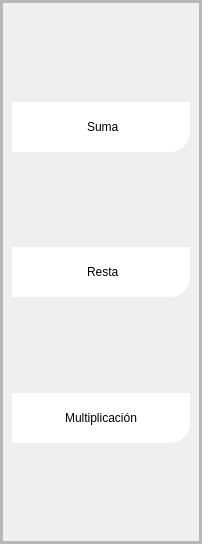
                     <widget class="QFrame" name="frame_7">
                      <property name="minimumSize">
                       <size>
                        <width>200</width>
                        <height>0</height>
                       </size>
                      </property>
                      <property name="frameShape">
                       <enum>QFrame::StyledPanel</enum>
                      </property>
                      <property name="frameShadow">
                       <enum>QFrame::Raised</enum>
                      </property>
                      <layout class="QVBoxLayout" name="verticalLayout_5">
                       <property name="spacing">
                        <number>0</number>
                       </property>
                       <property name="leftMargin">
                        <number>0</number>
                       </property>
                       <property name="topMargin">
                        <number>0</number>
                       </property>
                       <property name="rightMargin">
                        <number>0</number>
                       </property>
                       <property name="bottomMargin">
                        <number>0</number>
                       </property>
                       <item>
                        <widget class="QFrame" name="frame_9">
                         <property name="minimumSize">
                          <size>
                           <width>200</width>
                           <height>0</height>
                          </size>
                         </property>
                         <property name="maximumSize">
                          <size>
                           <width>150</width>
                           <height>16777215</height>
                          </size>
                         </property>
                         <property name="frameShape">
                          <enum>QFrame::StyledPanel</enum>
                         </property>
                         <property name="frameShadow">
                          <enum>QFrame::Raised</enum>
                         </property>
                         <layout class="QVBoxLayout" name="verticalLayout_6">
                          <property name="spacing">
                           <number>0</number>
                          </property>
                          <property name="leftMargin">
                           <number>0</number>
                          </property>
                          <property name="topMargin">
                           <number>0</number>
                          </property>
                          <property name="rightMargin">
                           <number>0</number>
                          </property>
                          <property name="bottomMargin">
                           <number>0</number>
                          </property>
                          <item>
                           <widget class="QFrame" name="frame_menu_operaciones">
                            <property name="frameShape">
                             <enum>QFrame::StyledPanel</enum>
                            </property>
                            <property name="frameShadow">
                             <enum>QFrame::Raised</enum>
                            </property>
                            <layout class="QVBoxLayout" name="verticalLayout_7">
                             <item>
                              <spacer name="verticalSpacer">
                               <property name="orientation">
                                <enum>Qt::Vertical</enum>
                               </property>
                               <property name="sizeHint" stdset="0">
                                <size>
                                 <width>20</width>
                                 <height>90</height>
                                </size>
                               </property>
                              </spacer>
                             </item>
                             <item>
                              <widget class="QPushButton" name="btn_suma">
                               <property name="minimumSize">
                                <size>
                                 <width>165</width>
                                 <height>50</height>
                                </size>
                               </property>
                               <property name="styleSheet">
                                <string notr="true">QFrame{
background-color: rgb(51, 157, 255);
}

QPushButton{
color: rgb(0, 0, 0);
	background-color: rgb(255, 255, 255);
border-bottom-right-radius:20px;
font: 75 9pt &quot;Open Sans Semibold&quot;
}

QPushButton:hover{
color: rgb(255, 255, 255);
background-color: rgb(207, 178, 132);
border-bottom-right-radius:20px;
font: 75 10pt  &quot;Open Sans Semibold&quot;
}</string>
                               </property>
                               <property name="text">
                                <string> Suma</string>
                               </property>
                               <property name="icon">
                                <iconset>
                                 <normaloff>Imagenes/pngwing.com (4).png</normaloff>Imagenes/pngwing.com (4).png</iconset>
                               </property>
                               <property name="iconSize">
                                <size>
                                 <width>40</width>
                                 <height>40</height>
                                </size>
                               </property>
                              </widget>
                             </item>
                             <item>
                              <spacer name="verticalSpacer_2">
                               <property name="orientation">
                                <enum>Qt::Vertical</enum>
                               </property>
                               <property name="sizeHint" stdset="0">
                                <size>
                                 <width>20</width>
                                 <height>89</height>
                                </size>
                               </property>
                              </spacer>
                             </item>
                             <item>
                              <widget class="QPushButton" name="btn_resta">
                               <property name="minimumSize">
                                <size>
                                 <width>165</width>
                                 <height>50</height>
                                </size>
                               </property>
                               <property name="styleSheet">
                                <string notr="true">QFrame{
background-color: rgb(51, 157, 255);
}

QPushButton{
color: rgb(0, 0, 0);
	background-color: rgb(255, 255, 255);
border-bottom-right-radius:20px;
font: 75 9pt &quot;Open Sans Semibold&quot;
}

QPushButton:hover{
color: rgb(255, 255, 255);
background-color: rgb(207, 178, 132);
border-bottom-right-radius:20px;
font: 75 10pt  &quot;Open Sans Semibold&quot;
}</string>
                               </property>
                               <property name="text">
                                <string> Resta</string>
                               </property>
                               <property name="icon">
                                <iconset>
                                 <normaloff>Imagenes/pngwing.com (5).png</normaloff>Imagenes/pngwing.com (5).png</iconset>
                               </property>
                               <property name="iconSize">
                                <size>
                                 <width>40</width>
                                 <height>40</height>
                                </size>
                               </property>
                              </widget>
                             </item>
                             <item>
                              <spacer name="verticalSpacer_3">
                               <property name="orientation">
                                <enum>Qt::Vertical</enum>
                               </property>
                               <property name="sizeHint" stdset="0">
                                <size>
                                 <width>20</width>
                                 <height>90</height>
                                </size>
                               </property>
                              </spacer>
                             </item>
                             <item>
                              <widget class="QPushButton" name="btn_multiplicacion">
                               <property name="minimumSize">
                                <size>
                                 <width>165</width>
                                 <height>50</height>
                                </size>
                               </property>
                               <property name="styleSheet">
                                <string notr="true">QFrame{
background-color: rgb(51, 157, 255);
}

QPushButton{
color: rgb(0, 0, 0);
	background-color: rgb(255, 255, 255);
border-bottom-right-radius:20px;
font: 75 7pt &quot;Open Sans Semibold&quot;
}

QPushButton:hover{
color: rgb(255, 255, 255);
background-color: rgb(207, 178, 132);
border-bottom-right-radius:20px;
font: 75 8pt  &quot;Open Sans Semibold&quot;
}</string>
                               </property>
                               <property name="text">
                                <string>Multiplicación</string>
                               </property>
                               <property name="icon">
                                <iconset>
                                 <normaloff>Imagenes/pngwing.com (6).png</normaloff>Imagenes/pngwing.com (6).png</iconset>
                               </property>
                               <property name="iconSize">
                                <size>
                                 <width>40</width>
                                 <height>40</height>
                                </size>
                               </property>
                              </widget>
                             </item>
                             <item>
                              <spacer name="verticalSpacer_4">
                               <property name="orientation">
                                <enum>Qt::Vertical</enum>
                               </property>
                               <property name="sizeHint" stdset="0">
                                <size>
                                 <width>20</width>
                                 <height>89</height>
                                </size>
                               </property>
                              </spacer>
                             </item>
                            </layout>
                           </widget>
                          </item>
                         </layout>
                        </widget>
                       </item>
                      </layout>
                     </widget>
